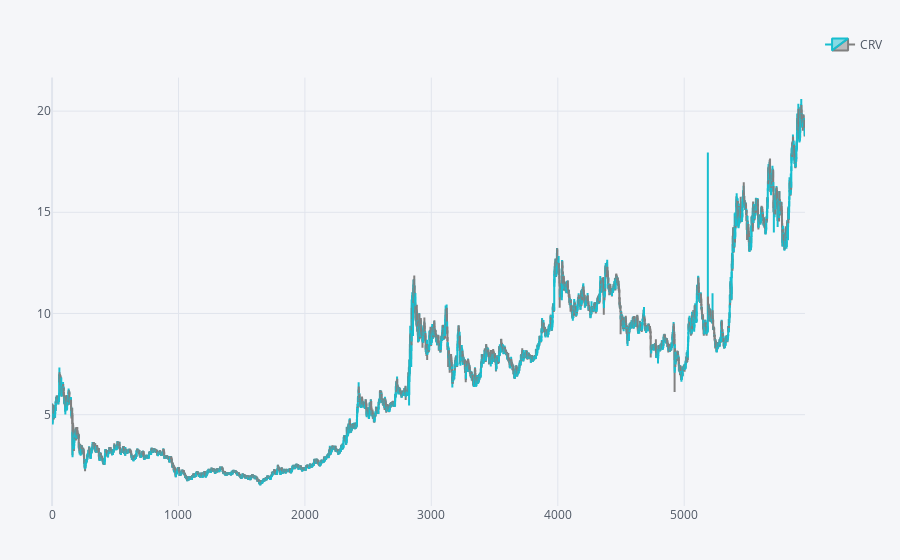

Notebook cell for this chart:
### Code cell
cf.go_offline()
qf = cf.QuantFig(
    df, title="", name='CRV')
qf.iplot()

### Figure 1 — Plotly figure (JSON) as saved in the notebook; plotly's stock layout.template omitted (floating-point values rounded to 4 significant figures; data arrays with more than 128 entries replaced by an {"elided": "..."} marker saying what was removed)
{"data": [{"close": {"elided": "5956 float values"}, "decreasing": {"line": {"color": "#808080"}}, "high": {"elided": "5956 float values"}, "increasing": {"line": {"color": "#17BECF"}}, "low": {"elided": "5956 float values"}, "name": "CRV", "open": {"elided": "5956 float values"}, "showlegend": true, "type": "candlestick", "x": {"elided": "5956 int values"}, "yaxis": "y2"}], "layout": {"legend": {"bgcolor": "#F5F6F9", "font": {"color": "#4D5663"}}, "margin": {"b": 30, "l": 30, "r": 30, "t": 30}, "paper_bgcolor": "#F5F6F9", "plot_bgcolor": "#F5F6F9", "showlegend": true, "title": {"font": {"color": "#4D5663"}}, "xaxis": {"anchor": "y2", "gridcolor": "#E1E5ED", "rangeselector": {"bgcolor": "rgba(150, 200, 250, 1)", "buttons": [{"count": 1, "label": "1m", "step": "month", "stepmode": "backward"}, {"count": 1, "label": "1y", "step": "year", "stepmode": "backward"}], "font": {"size": 13}, "visible": false, "x": 0, "y": 0.9}, "rangeslider": {"visible": false}, "showgrid": true, "tickfont": {"color": "#4D5663"}, "title": {"font": {"color": "#4D5663"}, "text": ""}, "zerolinecolor": "#E1E5ED"}, "yaxis": {"gridcolor": "#E1E5ED", "showgrid": true, "showticklabels": false, "tickfont": {"color": "#4D5663"}, "title": {"font": {"color": "#4D5663"}, "text": ""}, "zerolinecolor": "#E1E5ED"}, "yaxis2": {"domain": [0, 0.9], "gridcolor": "#E1E5ED", "showgrid": true, "tickfont": {"color": "#4D5663"}, "title": {"font": {"color": "#4D5663"}, "text": ""}, "zerolinecolor": "#E1E5ED"}}}
